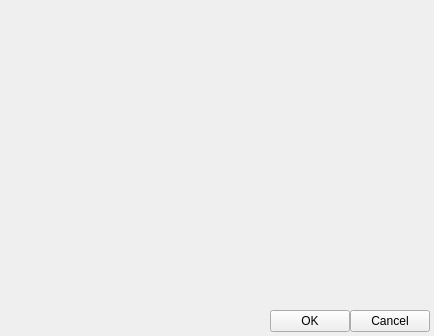
<?xml version="1.0" encoding="UTF-8"?>
<ui version="4.0">
 <class>MqsChannel</class>
 <widget class="QWidget" name="MqsChannel">
  <property name="windowModality">
   <enum>Qt::ApplicationModal</enum>
  </property>
  <property name="geometry">
   <rect>
    <x>0</x>
    <y>0</y>
    <width>434</width>
    <height>336</height>
   </rect>
  </property>
  <property name="windowTitle">
   <string>Channel Properties</string>
  </property>
  <property name="windowIcon">
   <iconset resource="resources/mediaquicksync.qrc">
    <normaloff>:/MediaQuickSync/resources/GoContactSyncLogo.ico</normaloff>:/MediaQuickSync/resources/GoContactSyncLogo.ico</iconset>
  </property>
  <layout class="QHBoxLayout" name="horizontalLayout" stretch="0,10">
   <property name="spacing">
    <number>0</number>
   </property>
   <property name="leftMargin">
    <number>0</number>
   </property>
   <property name="topMargin">
    <number>4</number>
   </property>
   <property name="rightMargin">
    <number>4</number>
   </property>
   <property name="bottomMargin">
    <number>4</number>
   </property>
   <item>
    <layout class="QVBoxLayout" name="verticalLayout">
     <item>
      <widget class="QLabel" name="label">
       <property name="text">
        <string/>
       </property>
       <property name="pixmap">
        <pixmap resource="resources/mediaquicksync.qrc">:/MediaQuickSync/resources/channel_baner.png</pixmap>
       </property>
      </widget>
     </item>
     <item>
      <spacer name="verticalSpacer">
       <property name="orientation">
        <enum>Qt::Vertical</enum>
       </property>
       <property name="sizeHint" stdset="0">
        <size>
         <width>20</width>
         <height>40</height>
        </size>
       </property>
      </spacer>
     </item>
    </layout>
   </item>
   <item>
    <layout class="QVBoxLayout" name="verticalLayout_2" stretch="1,0,0">
     <property name="topMargin">
      <number>0</number>
     </property>
     <property name="bottomMargin">
      <number>0</number>
     </property>
     <item>
      <layout class="QVBoxLayout" name="HLayout_cfg_fields">
       <property name="spacing">
        <number>8</number>
       </property>
      </layout>
     </item>
     <item>
      <spacer name="verticalSpacer_2">
       <property name="orientation">
        <enum>Qt::Vertical</enum>
       </property>
       <property name="sizeHint" stdset="0">
        <size>
         <width>20</width>
         <height>40</height>
        </size>
       </property>
      </spacer>
     </item>
     <item>
      <layout class="QHBoxLayout" name="horizontalLayout_2">
       <property name="topMargin">
        <number>4</number>
       </property>
       <item>
        <spacer name="horizontalSpacer">
         <property name="orientation">
          <enum>Qt::Horizontal</enum>
         </property>
         <property name="sizeHint" stdset="0">
          <size>
           <width>40</width>
           <height>20</height>
          </size>
         </property>
        </spacer>
       </item>
       <item>
        <widget class="QPushButton" name="button_ok">
         <property name="text">
          <string>OK</string>
         </property>
        </widget>
       </item>
       <item>
        <widget class="QPushButton" name="button_cancel">
         <property name="text">
          <string>Cancel</string>
         </property>
        </widget>
       </item>
      </layout>
     </item>
    </layout>
   </item>
  </layout>
 </widget>
 <resources>
  <include location="resources/mediaquicksync.qrc"/>
 </resources>
 <connections/>
</ui>
